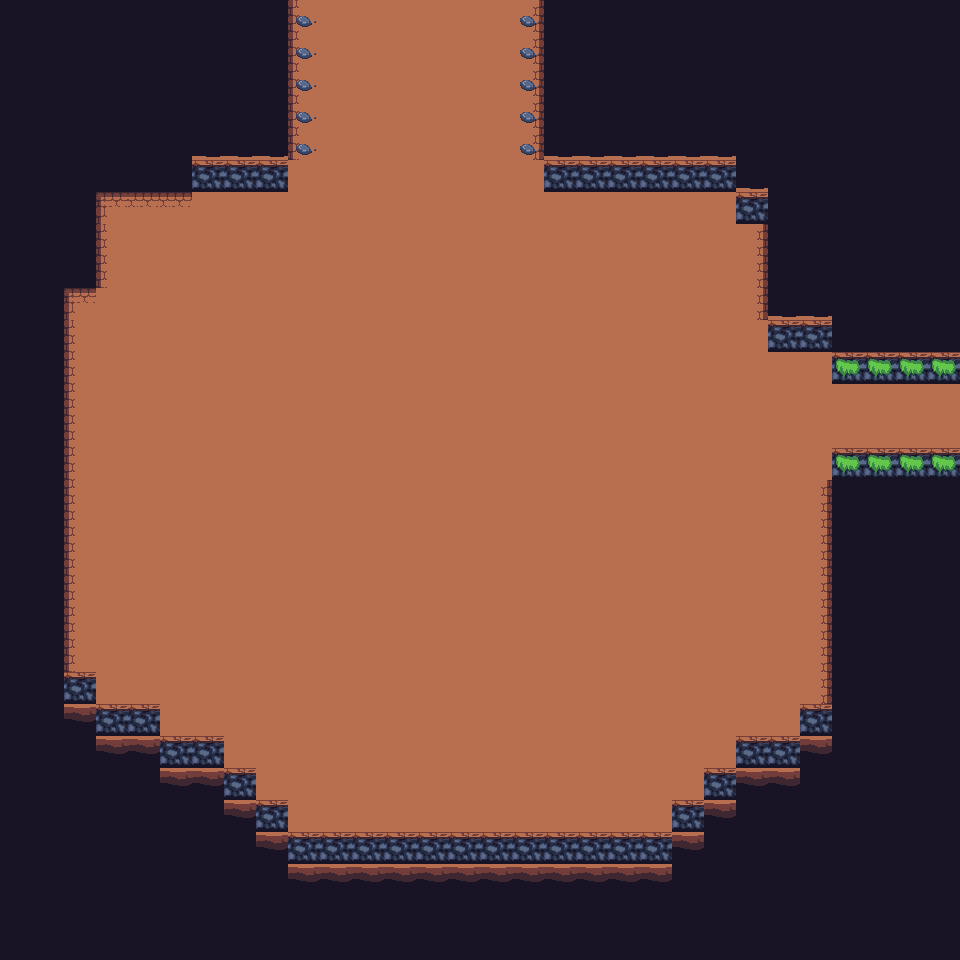

Rendered tile map (Tiled .tmx) drawn with the repository's tilesets; below, a short description and the full map source, tile grids included:
An orthogonal 30x30 tile map with 32x32 px tiles, 2 tile layers (Tile Layer 1, Tile Layer 2) and 24 objects (23x wall, portal).

<map version="1.5" tiledversion="1.6.0" orientation="orthogonal" renderorder="right-down" width="30" height="30" tilewidth="32" tileheight="32" infinite="0" nextlayerid="5" nextobjectid="35">
 <tileset firstgid="1" name="tileset_dungeon" tilewidth="32" tileheight="32" tilecount="64" columns="8">
  <image source="tileset_dungeon.png" width="256" height="256" />
 </tileset>
 <layer id="1" name="Tile Layer 1" width="30" height="30">
  <data encoding="csv">
46,46,46,46,46,46,46,46,46,41,42,42,42,42,42,42,43,46,46,46,46,46,46,46,46,46,46,46,46,46,
46,46,46,46,46,46,46,46,46,41,42,42,42,42,42,42,43,46,46,46,46,46,46,46,46,46,46,46,46,46,
46,46,46,46,46,46,46,46,46,41,42,42,42,42,42,42,43,46,46,46,46,46,46,46,46,46,46,46,46,46,
46,46,46,46,46,46,46,46,46,41,42,42,42,42,42,42,43,46,46,46,46,46,46,46,46,46,46,46,46,46,
46,46,46,46,46,46,54,54,54,41,42,42,42,42,42,42,43,54,54,54,54,54,54,46,46,46,46,46,46,46,
46,46,46,46,46,46,18,18,18,42,42,42,42,42,42,42,42,18,18,18,18,18,18,54,46,46,46,46,46,46,
46,46,46,33,34,34,42,42,42,42,42,42,42,42,42,42,42,42,42,42,42,42,42,18,46,46,46,46,46,46,
46,46,46,41,42,42,42,42,42,42,42,42,42,42,42,42,42,42,42,42,42,42,42,43,46,46,46,46,46,46,
46,46,46,41,42,42,42,42,42,42,42,42,42,42,42,42,42,42,42,42,42,42,42,43,46,46,46,46,46,46,
46,46,33,42,42,42,42,42,42,42,42,42,42,42,42,42,42,42,42,42,42,42,42,43,54,54,46,46,46,46,
46,46,41,42,42,42,42,42,42,42,42,42,42,42,42,42,42,42,42,42,42,42,42,42,18,18,46,46,46,46,
46,46,41,42,42,42,42,42,42,42,42,42,42,42,42,42,42,42,42,42,42,42,42,42,42,42,18,18,18,18,
46,46,41,42,42,42,42,42,42,42,42,42,42,42,42,42,42,42,42,42,42,42,42,42,42,42,42,42,42,42,
46,46,41,42,42,42,42,42,42,42,42,42,42,42,42,42,42,42,42,42,42,42,42,42,42,42,42,42,42,42,
46,46,41,42,42,42,42,42,42,42,42,42,42,42,42,42,42,42,42,42,42,42,42,42,42,42,18,18,18,18,
46,46,41,42,42,42,42,42,42,42,42,42,42,42,42,42,42,42,42,42,42,42,42,42,42,43,46,46,46,46,
46,46,41,42,42,42,42,42,42,42,42,42,42,42,42,42,42,42,42,42,42,42,42,42,42,43,46,46,46,46,
46,46,41,42,42,42,42,42,42,42,42,42,42,42,42,42,42,42,42,42,42,42,42,42,42,43,46,46,46,46,
46,46,41,42,42,42,42,42,42,42,42,42,42,42,42,42,42,42,42,42,42,42,42,42,42,43,46,46,46,46,
46,46,41,42,42,42,42,42,42,42,42,42,42,42,42,42,42,42,42,42,42,42,42,42,42,43,46,46,46,46,
46,46,41,42,42,42,42,42,42,42,42,42,42,42,42,42,42,42,42,42,42,42,42,42,42,43,46,46,46,46,
46,46,18,42,42,42,42,42,42,42,42,42,42,42,42,42,42,42,42,42,42,42,42,42,42,43,46,46,46,46,
46,46,38,18,18,42,42,42,42,42,42,42,42,42,42,42,42,42,42,42,42,42,42,42,42,18,46,46,46,46,
46,46,46,38,38,18,18,42,42,42,42,42,42,42,42,42,42,42,42,42,42,42,42,18,18,38,46,46,46,46,
46,46,46,46,46,38,38,18,42,42,42,42,42,42,42,42,42,42,42,42,42,42,18,38,38,46,46,46,46,46,
46,46,46,46,46,46,46,38,18,42,42,42,42,42,42,42,42,42,42,42,42,18,38,46,46,46,46,46,46,46,
46,46,46,46,46,46,46,46,38,18,18,18,18,18,18,18,18,18,18,18,18,38,46,46,46,46,46,46,46,46,
46,46,46,46,46,46,46,46,46,38,38,38,38,38,38,38,38,38,38,38,38,46,46,46,46,46,46,46,46,46,
46,46,46,46,46,46,46,46,46,46,46,46,46,46,46,46,46,46,46,46,46,46,46,46,46,46,46,46,46,46,
46,46,46,46,46,46,46,46,46,46,46,46,46,46,46,46,46,46,46,46,46,46,46,46,46,46,46,46,46,46
</data>
 </layer>
 <layer id="2" name="Tile Layer 2" width="30" height="30">
  <data encoding="csv">
0,0,0,0,0,0,0,0,0,7,0,0,0,0,0,0,7,0,0,0,0,0,0,0,0,0,0,0,0,0,
0,0,0,0,0,0,0,0,0,7,0,0,0,0,0,0,7,0,0,0,0,0,0,0,0,0,0,0,0,0,
0,0,0,0,0,0,0,0,0,7,0,0,0,0,0,0,7,0,0,0,0,0,0,0,0,0,0,0,0,0,
0,0,0,0,0,0,0,0,0,7,0,0,0,0,0,0,7,0,0,0,0,0,0,0,0,0,0,0,0,0,
0,0,0,0,0,0,0,0,0,7,0,0,0,0,0,0,7,0,0,0,0,0,0,0,0,0,0,0,0,0,
0,0,0,0,0,0,0,0,0,0,0,0,0,0,0,0,0,0,0,0,0,0,0,0,0,0,0,0,0,0,
0,0,0,0,0,0,0,0,0,0,0,0,0,0,0,0,0,0,0,0,0,0,0,0,0,0,0,0,0,0,
0,0,0,0,0,0,0,0,0,0,0,0,0,0,0,0,0,0,0,0,0,0,0,0,0,0,0,0,0,0,
0,0,0,0,0,0,0,0,0,0,0,0,0,0,0,0,0,0,0,0,0,0,0,0,0,0,0,0,0,0,
0,0,0,0,0,0,0,0,0,0,0,0,0,0,0,0,0,0,0,0,0,0,0,0,0,0,0,0,0,0,
0,0,0,0,0,0,0,0,0,0,0,0,0,0,0,0,0,0,0,0,0,0,0,0,0,0,0,0,0,0,
0,0,0,0,0,0,0,0,0,0,0,0,0,0,0,0,0,0,0,0,0,0,0,0,0,0,23,23,23,23,
0,0,0,0,0,0,0,0,0,0,0,0,0,0,0,0,0,0,0,0,0,0,0,0,0,0,0,0,0,0,
0,0,0,0,0,0,0,0,0,0,0,0,0,0,0,0,0,0,0,0,0,0,0,0,0,0,0,0,0,0,
0,0,0,0,0,0,0,0,0,0,0,0,0,0,0,0,0,0,0,0,0,0,0,0,0,0,23,23,23,23,
0,0,0,0,0,0,0,0,0,0,0,0,0,0,0,0,0,0,0,0,0,0,0,0,0,0,0,0,0,0,
0,0,0,0,0,0,0,0,0,0,0,0,0,0,0,0,0,0,0,0,0,0,0,0,0,0,0,0,0,0,
0,0,0,0,0,0,0,0,0,0,0,0,0,0,0,0,0,0,0,0,0,0,0,0,0,0,0,0,0,0,
0,0,0,0,0,0,0,0,0,0,0,0,0,0,0,0,0,0,0,0,0,0,0,0,0,0,0,0,0,0,
0,0,0,0,0,0,0,0,0,0,0,0,0,0,0,0,0,0,0,0,0,0,0,0,0,0,0,0,0,0,
0,0,0,0,0,0,0,0,0,0,0,0,0,0,0,0,0,0,0,0,0,0,0,0,0,0,0,0,0,0,
0,0,0,0,0,0,0,0,0,0,0,0,0,0,0,0,0,0,0,0,0,0,0,0,0,0,0,0,0,0,
0,0,0,0,0,0,0,0,0,0,0,0,0,0,0,0,0,0,0,0,0,0,0,0,0,0,0,0,0,0,
0,0,0,0,0,0,0,0,0,0,0,0,0,0,0,0,0,0,0,0,0,0,0,0,0,0,0,0,0,0,
0,0,0,0,0,0,0,0,0,0,0,0,0,0,0,0,0,0,0,0,0,0,0,0,0,0,0,0,0,0,
0,0,0,0,0,0,0,0,0,0,0,0,0,0,0,0,0,0,0,0,0,0,0,0,0,0,0,0,0,0,
0,0,0,0,0,0,0,0,0,0,0,0,0,0,0,0,0,0,0,0,0,0,0,0,0,0,0,0,0,0,
0,0,0,0,0,0,0,0,0,0,0,0,0,0,0,0,0,0,0,0,0,0,0,0,0,0,0,0,0,0,
0,0,0,0,0,0,0,0,0,0,0,0,0,0,0,0,0,0,0,0,0,0,0,0,0,0,0,0,0,0,
0,0,0,0,0,0,0,0,0,0,0,0,0,0,0,0,0,0,0,0,0,0,0,0,0,0,0,0,0,0
</data>
 </layer>
 <objectgroup id="4" name="Object Layer 1">
  <object id="1" name="wall" type="wall" x="544" y="0" width="32" height="160" />
  <object id="2" name="wall" type="wall" x="544" y="160" width="224" height="32" />
  <object id="3" name="wall" type="wall" x="736" y="192" width="32" height="32" />
  <object id="4" name="wall" type="wall" x="768" y="224" width="32" height="96" />
  <object id="5" name="wall" type="wall" x="768" y="320" width="64" height="32" />
  <object id="6" name="wall" type="wall" x="832" y="352" width="128" height="32" />
  <object id="7" name="wall" type="wall" x="832" y="448" width="128" height="32" />
  <object id="8" name="wall" type="wall" x="832" y="480" width="32" height="256" />
  <object id="9" name="wall" type="wall" x="800" y="704" width="32" height="32" />
  <object id="10" name="wall" type="wall" x="736" y="736" width="64" height="32" />
  <object id="11" name="wall" type="wall" x="704" y="768" width="32" height="32" />
  <object id="12" name="wall" type="wall" x="672" y="800" width="32" height="32" />
  <object id="14" name="wall" type="wall" x="288" y="832" width="384" height="32" />
  <object id="15" name="wall" type="wall" x="224" y="768" width="32" height="32" />
  <object id="16" name="wall" type="wall" x="256" y="800" width="32" height="32" />
  <object id="17" name="wall" type="wall" x="160" y="736" width="64" height="32" />
  <object id="18" name="wall" type="wall" x="96" y="704" width="64" height="32" />
  <object id="19" name="wall" type="wall" x="64" y="672" width="32" height="32" />
  <object id="21" name="wall" type="wall" x="32" y="288" width="32" height="384" />
  <object id="22" name="wall" type="wall" x="64" y="192" width="32" height="96" />
  <object id="23" name="wall" type="wall" x="96" y="160" width="192" height="32" />
  <object id="24" name="wall" type="wall" x="256" y="0" width="32" height="160" />
  <object id="26" type="wall" x="928" y="384" width="32" height="64" />
  <object id="29" type="portal" x="288" y="0" width="256" height="32" />
 </objectgroup>
</map>
